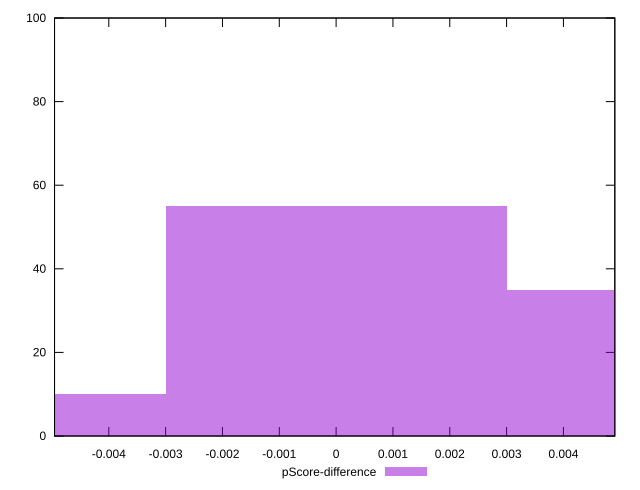

Reproduce this figure in gnuplot.
reset

$pScoreDifference <<EOF
0 55
0.005998663725361427 35
-0.005998663725361427 10
EOF

set key outside below
set boxwidth 0.005998663725361427
set xrange [-0.004955129859298496:0.004904514230009205]
set yrange [0:100]
set trange [0:100]
set style fill transparent solid 0.5 noborder
set terminal svg size 640, 490 enhanced background rgb 'white'
set output "reports/report_00031_2021-02-24T23-18-18.084Z/first-meaningful-paint/samples/astro/pScore-difference/histogram.svg"

plot $pScoreDifference title "pScore-difference" with boxes

reset
